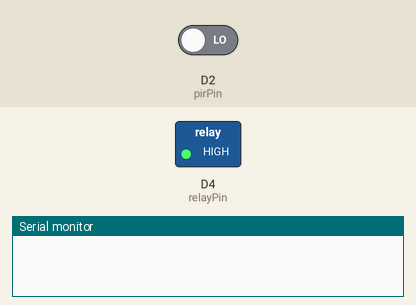
The sketch below on a simulated ESP8266 (NodeMCU). Shown: switched loads named in the sketch (green lamp = pin HIGH), the last lines printed to the serial monitor. The test bench sets the inputs (shaded band); at power-on: D2 (pirPin) LOW.

Above: at 4.8 s.
4.9 s: D2 (pirPin) driven HIGH
At 7.2 s:
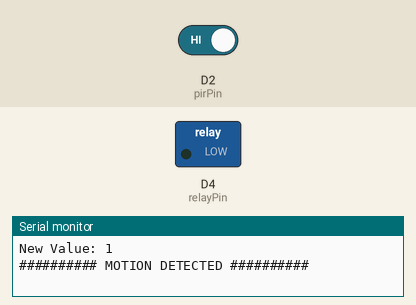
7.6 s: D2 (pirPin) driven LOW
At 8.9 s:
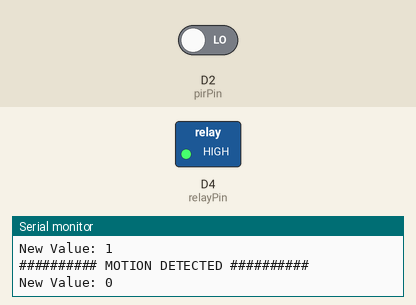
Timing chart, 0 to 10.6 s (numbered marks = the images above; inputs shaded):
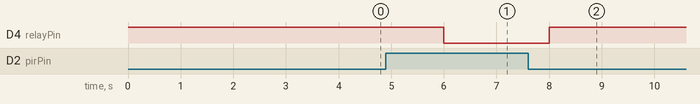

The sketch:

pir_motion_prank.ino
```cpp
int oldValue = 0;
#define relayPin D4
#define pirPin D2

void setup() {
  // put your setup code here, to run once:
  pinMode(pirPin, INPUT_PULLUP);
  pinMode(relayPin, OUTPUT);
  digitalWrite(relayPin,HIGH);
  Serial.begin(115200);

}

void loop() {
  int value = digitalRead(pirPin);
  if (value != oldValue) {
    Serial.println("New Value: " + String(value));
    oldValue = value;
    if (value == 1) {
      Serial.println("########## MOTION DETECTED ##########");
      //Activate Relay. If you use other than D4, reverse the value.
      digitalWrite(relayPin,LOW);
    }else{
      //Deactivate Reay
      digitalWrite(relayPin,HIGH);
    }
  }

  delay(2000);
}
```

Measured:
- after the input at 4.9 s, D4 (relayPin): HIGH → LOW after 1.1 s
- after the input at 7.6 s, D4 (relayPin): LOW → HIGH after 0.40 s
